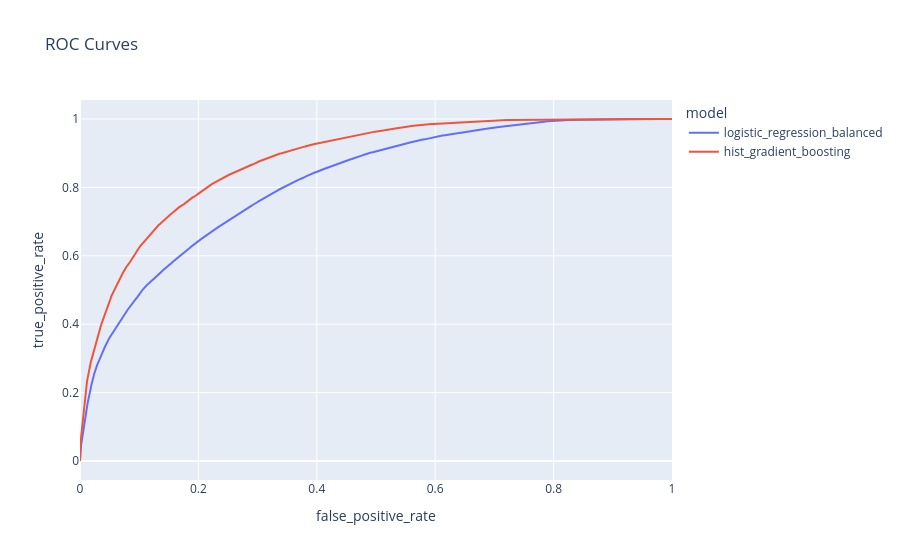
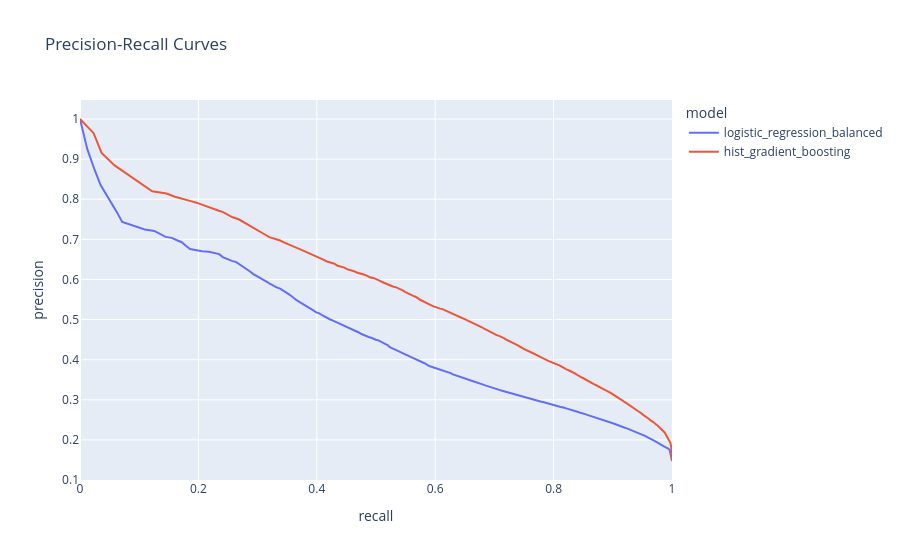

The code cell stored with these charts, in order, in its notebook:
### Markdown cell above
## 10. ROC and Precision-Recall curves

Curves help evaluate ranking quality beyond a single threshold.

### Code cell
roc_curve_rows = []
pr_curve_rows = []

for model_name, curve_data in curves.items():
    # Downsample curve points for compact notebook output.
    roc_indices = np.linspace(0, len(curve_data['fpr']) - 1, min(500, len(curve_data['fpr']))).astype(int)
    pr_indices = np.linspace(0, len(curve_data['recall']) - 1, min(500, len(curve_data['recall']))).astype(int)

    roc_curve_rows.extend([
        {
            'model': model_name,
            'false_positive_rate': curve_data['fpr'][index],
            'true_positive_rate': curve_data['tpr'][index],
        }
        for index in roc_indices
    ])

    pr_curve_rows.extend([
        {
            'model': model_name,
            'recall': curve_data['recall'][index],
            'precision': curve_data['precision'][index],
        }
        for index in pr_indices
    ])

roc_curve_df = pd.DataFrame(roc_curve_rows)
pr_curve_df = pd.DataFrame(pr_curve_rows)

if not roc_curve_df.empty:
    fig = px.line(
        roc_curve_df,
        x='false_positive_rate',
        y='true_positive_rate',
        color='model',
        title='ROC Curves',
    )
    fig.show()

if not pr_curve_df.empty:
    fig = px.line(
        pr_curve_df,
        x='recall',
        y='precision',
        color='model',
        title='Precision-Recall Curves',
    )
    fig.show()

### Figure 1 — Plotly figure (JSON) as saved in the notebook; plotly's stock layout.template omitted (floating-point values rounded to 4 significant figures; data arrays with more than 128 entries replaced by an {"elided": "..."} marker saying what was removed)
{"data": [{"hovertemplate": "model=logistic_regression_balanced<br>false_positive_rate=%{x}<br>true_positive_rate=%{y}<extra></extra>", "legendgroup": "logistic_regression_balanced", "line": {"color": "#636efa", "dash": "solid"}, "marker": {"symbol": "circle"}, "mode": "lines", "name": "logistic_regression_balanced", "orientation": "v", "showlegend": true, "type": "scatter", "x": {"elided": "500 float values"}, "xaxis": "x", "y": {"elided": "500 float values"}, "yaxis": "y"}, {"hovertemplate": "model=hist_gradient_boosting<br>false_positive_rate=%{x}<br>true_positive_rate=%{y}<extra></extra>", "legendgroup": "hist_gradient_boosting", "line": {"color": "#EF553B", "dash": "solid"}, "marker": {"symbol": "circle"}, "mode": "lines", "name": "hist_gradient_boosting", "orientation": "v", "showlegend": true, "type": "scatter", "x": {"elided": "500 float values"}, "xaxis": "x", "y": {"elided": "500 float values"}, "yaxis": "y"}], "layout": {"legend": {"title": {"text": "model"}, "tracegroupgap": 0}, "title": {"text": "ROC Curves"}, "xaxis": {"anchor": "y", "domain": [0, 1], "title": {"text": "false_positive_rate"}}, "yaxis": {"anchor": "x", "domain": [0, 1], "title": {"text": "true_positive_rate"}}}}

### Figure 2 — Plotly figure (JSON) as saved in the notebook; plotly's stock layout.template omitted (floating-point values rounded to 4 significant figures; data arrays with more than 128 entries replaced by an {"elided": "..."} marker saying what was removed)
{"data": [{"hovertemplate": "model=logistic_regression_balanced<br>recall=%{x}<br>precision=%{y}<extra></extra>", "legendgroup": "logistic_regression_balanced", "line": {"color": "#636efa", "dash": "solid"}, "marker": {"symbol": "circle"}, "mode": "lines", "name": "logistic_regression_balanced", "orientation": "v", "showlegend": true, "type": "scatter", "x": {"elided": "500 float values"}, "xaxis": "x", "y": {"elided": "500 float values"}, "yaxis": "y"}, {"hovertemplate": "model=hist_gradient_boosting<br>recall=%{x}<br>precision=%{y}<extra></extra>", "legendgroup": "hist_gradient_boosting", "line": {"color": "#EF553B", "dash": "solid"}, "marker": {"symbol": "circle"}, "mode": "lines", "name": "hist_gradient_boosting", "orientation": "v", "showlegend": true, "type": "scatter", "x": {"elided": "500 float values"}, "xaxis": "x", "y": {"elided": "500 float values"}, "yaxis": "y"}], "layout": {"legend": {"title": {"text": "model"}, "tracegroupgap": 0}, "title": {"text": "Precision-Recall Curves"}, "xaxis": {"anchor": "y", "domain": [0, 1], "title": {"text": "recall"}}, "yaxis": {"anchor": "x", "domain": [0, 1], "title": {"text": "precision"}}}}
